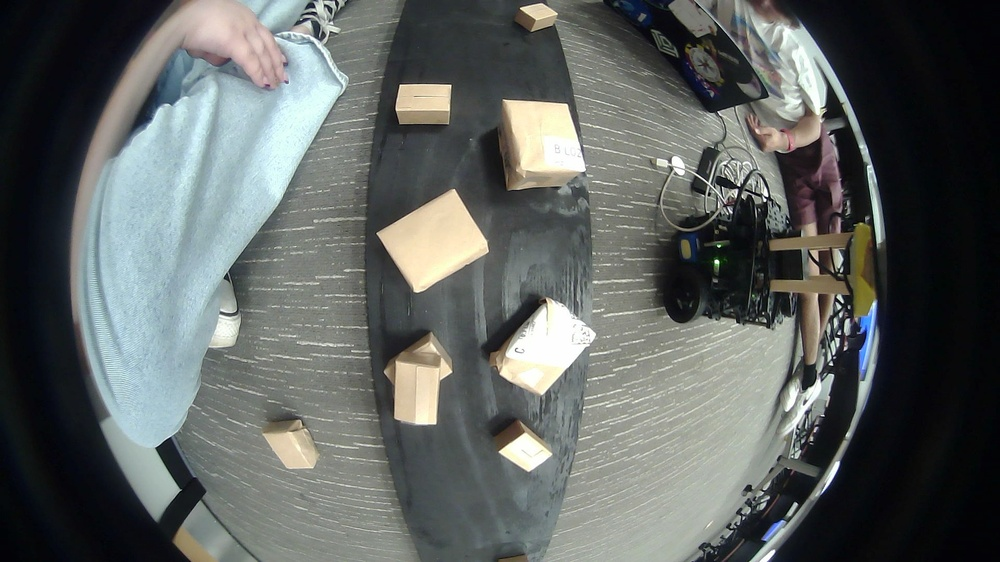
#> input picture project/camera1_topdown/package_data_raw/frame_1.jpg, 1000 x 562 px, shrunk from 1920 x 1080 before the run; its folder holds 4 pictures in this run
$ python data_labeler.py
#> lines starting #> are read from the running program, lines starting #| are printed output that depends on the picture; after the words box and inside, x2 and y2 are one past the last pixel; in counts of white or black regions, pixels touching at a corner belong together
# datalabeler.py — Multi-class labeling tool
# Reads classes from data.yaml automatically.
# Click twice to draw a bounding box.
# Number keys = select class | n = next/save | u = undo | s = skip | q = quit

import cv2
import os
import re
import yaml

# ===== CONFIG =====
IMAGE_DIR    = "./package_data_raw"
LABEL_DIR    = "./package_data_distorted_labeled"
YAML_PATH    = "./data.yaml"
NUM_WORKERS  = 3                      # total number of people labeling
WORKER_ID    = 2                      # this person's ID (1 to NUM_WORKERS)
# ==================

# Load classes from data.yaml
with open(YAML_PATH, "r") as f:
    config = yaml.safe_load(f)
CLASS_NAMES = config["names"]
print(f"Loaded {len(CLASS_NAMES)} classes from {YAML_PATH}:")
for i, name in enumerate(CLASS_NAMES):
    print(f"  [{i}] {name}")

os.makedirs(LABEL_DIR, exist_ok=True)

drawing = False
ix, iy = -1, -1
boxes = []         # list of (x1, y1, x2, y2, class_id)
current_class = 0


def extract_index(filename):
    match = re.search(r"frame_(\d+)", filename)
    return int(match.group(1)) if match else -1


def mouse_callback(event, x, y, flags, param):
    global ix, iy, drawing, boxes, current_class
    if event == cv2.EVENT_LBUTTONDOWN:
        if not drawing:
            ix, iy = x, y
            drawing = True
        else:
            boxes.append((ix, iy, x, y, current_class))
            drawing = False


def draw_boxes(img):
    temp = img.copy()
    colors = [(0, 255, 0), (255, 0, 0), (0, 0, 255), (255, 255, 0),
              (255, 0, 255), (0, 255, 255), (128, 0, 255), (255, 128, 0)]
    for (x1, y1, x2, y2, cid) in boxes:
        color = colors[cid % len(colors)]
        cv2.rectangle(temp, (x1, y1), (x2, y2), color, 2)
        cv2.putText(temp, CLASS_NAMES[cid], (x1, y1 - 5),
                    cv2.FONT_HERSHEY_SIMPLEX, 0.6, color, 2)
    return temp


def draw_hud(img):
    """Draw class selector and instructions at the top."""
    temp = img.copy()
    y = 25
    for i, name in enumerate(CLASS_NAMES):
        marker = ">>" if i == current_class else "  "
        color = (0, 255, 0) if i == current_class else (200, 200, 200)
        cv2.putText(temp, f"{marker} [{i}] {name}", (10, y),
                    cv2.FONT_HERSHEY_SIMPLEX, 0.6, color, 2)
        y += 25
    cv2.putText(temp, "click x2=box | 0-9=class | n=save | u=undo | s=skip | q=quit",
                (10, temp.shape[0] - 10), cv2.FONT_HERSHEY_SIMPLEX, 0.5, (200, 200, 200), 1)
    return temp


def save_labels(img_shape, img_name):
    h, w, _ = img_shape
    label_name = os.path.splitext(img_name)[0] + ".txt"
    label_path = os.path.join(LABEL_DIR, label_name)
    with open(label_path, "w") as f:
        for (x1, y1, x2, y2, cid) in boxes:
            xc = ((x1 + x2) / 2) / w
            yc = ((y1 + y2) / 2) / h
            bw = abs(x2 - x1) / w
            bh = abs(y2 - y1) / h
            f.write(f"{cid} {xc:.6f} {yc:.6f} {bw:.6f} {bh:.6f}\n")
    print(f"Saved: {label_path} ({len(boxes)} boxes)")


images = sorted(
    [f for f in os.listdir(IMAGE_DIR) if f.lower().endswith((".jpg", ".png"))],
    key=extract_index
)

if not images:
    print(f"No images found in {IMAGE_DIR}")
    exit(1)

# Split images by worker ID
if WORKER_ID < 1 or WORKER_ID > NUM_WORKERS:
    print(f"ERROR: WORKER_ID must be 1 to {NUM_WORKERS}")
    exit(1)

print(f"\n{len(images)} total images, ~{len(images)//NUM_WORKERS} per worker:")
for w in range(NUM_WORKERS):
    chunk = images[w::NUM_WORKERS]
    marker = " <<< you" if w + 1 == WORKER_ID else ""
    print(f"  Worker {w+1}: {len(chunk)} images{marker}")

my_images = images[WORKER_ID - 1::NUM_WORKERS]
print(f"\nWorker {WORKER_ID}/{NUM_WORKERS} — {len(my_images)} images to label")

for idx, img_name in enumerate(my_images):
    img_path = os.path.join(IMAGE_DIR, img_name)
    current_img = cv2.imread(img_path)
#> current_img is the input picture: shape (562, 1000, 3); mean B, G, R 97.1, 99.2, 94.7
    if current_img is None:
        print(f"Skipping unreadable: {img_name}")
        continue

    label_name = os.path.splitext(img_name)[0] + ".txt"
    if os.path.exists(os.path.join(LABEL_DIR, label_name)):
        print(f"Already labeled, skipping: {img_name}")
        continue

    boxes = []
    cv2.namedWindow("Label")
    cv2.setMouseCallback("Label", mouse_callback)

    print(f"\n[{idx+1}/{len(my_images)}] {img_name}  |  class: [{current_class}] {CLASS_NAMES[current_class]}")

    while True:
        display = draw_boxes(current_img)
        display = draw_hud(display)
#> after the loop in draw_hud, `for i, name in enumerate(CLASS_NAMES):`:
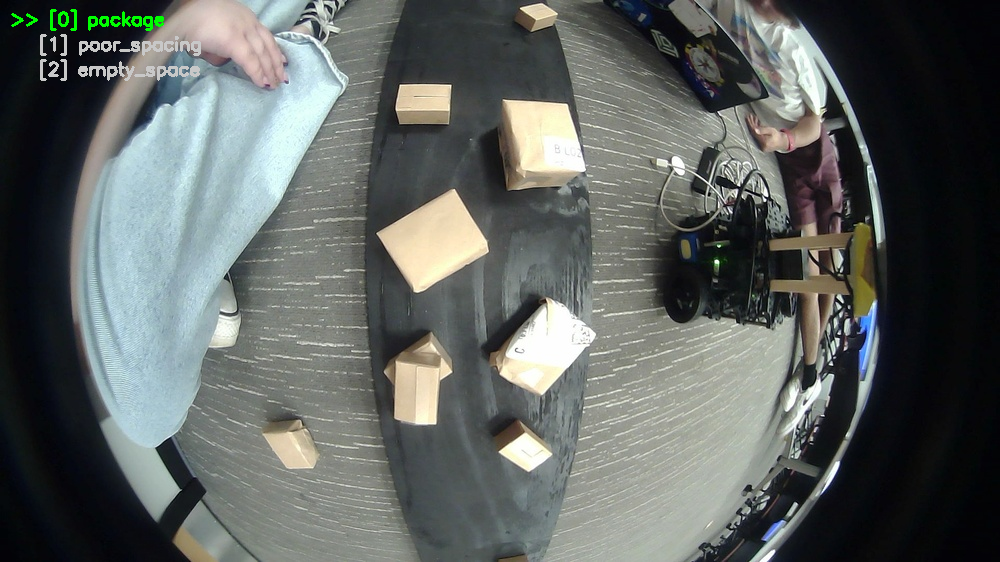
#> temp: shape (562, 1000, 3); 0.58% of pixels changed, all inside (x1, y1, x2, y2) = (11, 9, 201, 81)
#> after the loop in draw_hud, `for i, name in enumerate(CLASS_NAMES):`: y = 100
#> in draw_hud, `cv2.putText(temp, "click x2=box | 0-9=class | n=save | u=undo | s=skip..`:
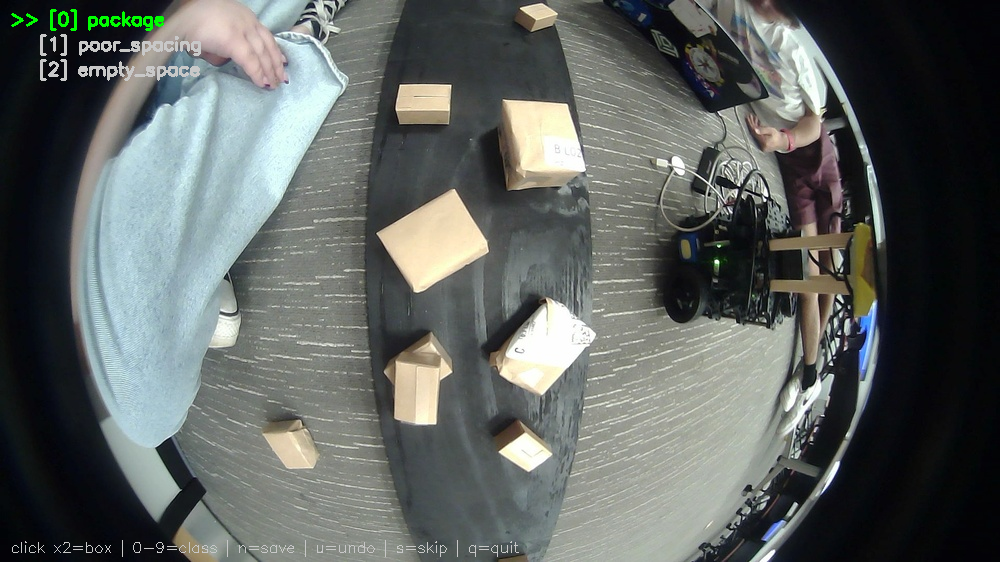
#> temp: shape (562, 1000, 3); 0.17% of pixels changed, all inside (x1, y1, x2, y2) = (12, 540, 519, 557)
        cv2.imshow("Label", display)

        key = cv2.waitKey(1) & 0xFF
#> (key q is pressed here)

        # Number keys to switch class
        if ord('0') <= key <= ord('9'):
            num = key - ord('0')
            if num < len(CLASS_NAMES):
                current_class = num
                print(f"  Class → [{current_class}] {CLASS_NAMES[current_class]}")
        elif key == ord('n'):
            save_labels(current_img.shape, img_name)
            break
        elif key == ord('s'):
            print(f"Skipped: {img_name}")
            break
        elif key == ord('u'):
            if boxes:
                removed = boxes.pop()
                print(f"  Undo: {CLASS_NAMES[removed[4]]} box removed")
        elif key == ord('q'):
            cv2.destroyAllWindows()
            exit()
#> (the program exits here)
